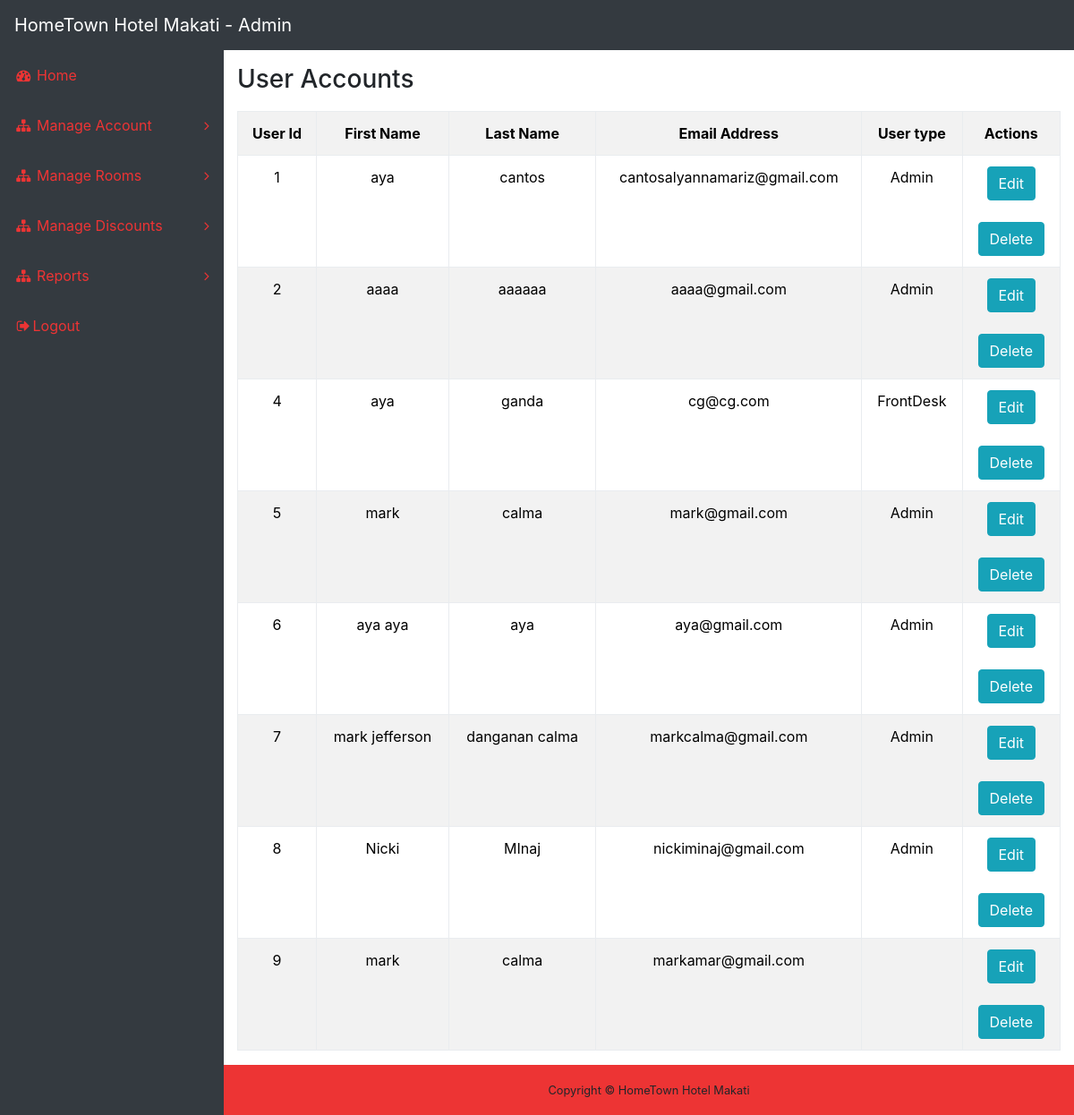
Page /AdminSide/adminusermodify.php on the earlier database version.
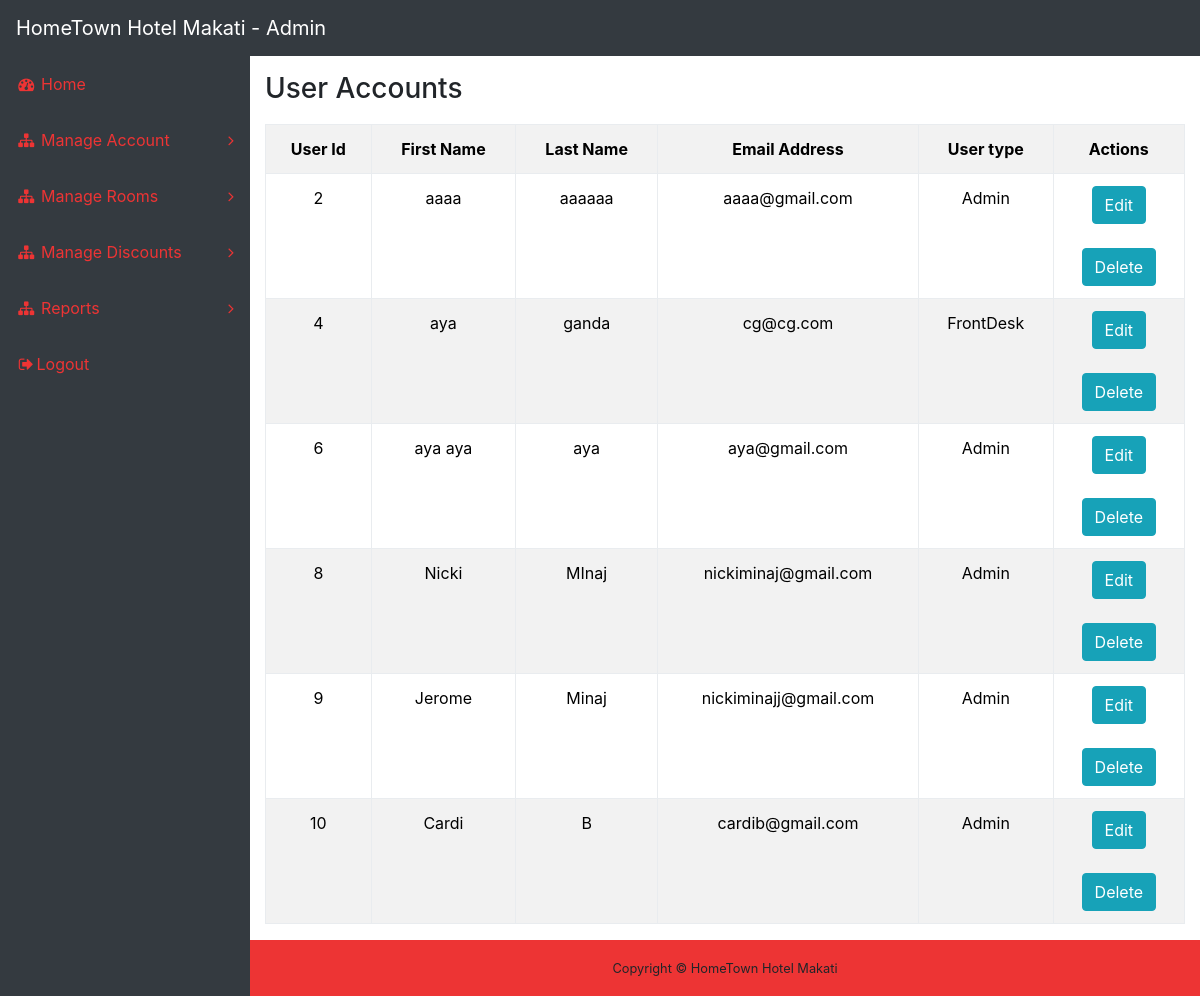
Same page on the later database version.
### tables this page shows
CREATE TABLE `adminuser_masterfile` (
  `user_id` int(11) NOT NULL,
  `User_firstname` varchar(255) NOT NULL,
  `User_lastname` varchar(255) NOT NULL,
  `email` varchar(255) NOT NULL,
  `admin_type` varchar(255) NOT NULL,
  `password` varchar(255) NOT NULL
);

### AdminSide/adminusermodify.php (the view, shortened to what this page needs)
<?php
  include_once 'headerAdmin.php';
	$sql = "SELECT * FROM adminuser_masterfile";
	$result = $conn->query($sql);
	if ($result->num_rows > 0) {
	    echo '<div class="container-fluid">
              <h3>User Accounts</h3>
				        <div class="table-responsive">
                  <table class="table table-bordered table-striped" id="dataTable" align="center">
                    <tr>
                      <th>User Id</th>
                      <th>First Name</th>
                      <th>Last Name</th>
                      <th>Email Address</th>
                      <th>User type</th>
                      <th>Actions</th>
                    </tr>';
                	    while($row = $result->fetch_assoc()) {
                	        echo "<tr>
                                  <td>" . $row["user_id"]. "</td>
                                  <td>" . $row["User_firstname"]. "</td>
                                  <td>" . $row["User_lastname"]. "</td>
                                  <td>" . $row["email"] . "</td>
                                  <td>" . $row["admin_type"] . "<td>
                                    <form method = 'POST' action = 'adminusermodify.php'>
                                      <input type ='hidden' value = '{$row['user_id']}' name = 'delete_id'>
                                      <button class = 'btn btn-info btn-xs edit_data' name = 'edit' type = 'button' data-toggle='modal' data-target='#editAdminUser'>Edit</button>
                                      <br><br>
                                      <button name = 'delete' class = 'btn btn-info btn-xs edit_data' type = 'submit'>Delete</button>
                                    </form>
                                  </td>";
                  	 }
                  	 echo
                  "</table>
                </div>
              </div>";
	}
?>
<!DOCTYPE html>
<html lang="en">
<head>
  <link href="vendor/bootstrap/css/bootstrap.min.css" rel="stylesheet">
  <link href="vendor/font-awesome/css/font-awesome.min.css" rel="stylesheet" type="text/css">
  <link href="css/sb-admin.css" rel="stylesheet">
</head>
<body>
</body>
</html>

### AdminSide/headerAdmin.php (shortened to what this page needs)
<!DOCTYPE html>
<html lang="en">
<head>
  <link href="vendor/bootstrap/css/bootstrap.min.css" rel="stylesheet">
  <link href="vendor/font-awesome/css/font-awesome.min.css" rel="stylesheet" type="text/css">
  <link href="css/sb-admin.css" rel="stylesheet">
</head>
<body class="fixed-nav sticky-footer bg-dark" id="page-top">
  <nav class="navbar navbar-expand-lg navbar-dark bg-dark fixed-top" id="mainNav">
    <a class="navbar-brand" href="index.php">HomeTown Hotel Makati - Admin</a>
    <div class="collapse navbar-collapse" id="navbarResponsive">
      <ul class="navbar-nav navbar-sidenav" id="exampleAccordion">
        <li class="nav-item" data-toggle="tooltip" data-placement="right" title="Dashboard">
          <a class="nav-link" href="index.php">
            <i class="fa fa-fw fa-dashboard"></i>
            <span class="nav-link-text">Home</span>
          </a>
        </li>
        <li class="nav-item" data-toggle="tooltip" data-placement="right" title="Menu Levels">
          <a class="nav-link nav-link-collapse collapsed" data-toggle="collapse" href="#collapseMulti22" data-parent="#exampleAccordion">
            <i class="fa fa-fw fa-sitemap"></i>
            <span class="nav-link-text">Manage Account</span>
          </a>
        </li>
        <li class="nav-item" data-toggle="tooltip" data-placement="right" title="Menu Levels">
          <a class="nav-link nav-link-collapse collapsed" data-toggle="collapse" href="#collapseMulti100" data-parent="#exampleAccordion">
            <i class="fa fa-fw fa-sitemap"></i>
            <span class="nav-link-text">Manage Rooms</span>
          </a>
            </li>
          </ul>
        <li class="nav-item" data-toggle="tooltip" data-placement="right" title="Menu Levels">
          <a class="nav-link nav-link-collapse collapsed" data-toggle="collapse" href="#collapseMulti10000" data-parent="#exampleAccordion">
            <i class="fa fa-fw fa-sitemap"></i>
            <span class="nav-link-text">Manage Discounts</span>
          </a>
        </li>
      <li class="nav-item" data-toggle="tooltip" data-placement="right" title="Menu Levels">
          <a class="nav-link nav-link-collapse collapsed" data-toggle="collapse" href="#collapseMulti100000" data-parent="#exampleAccordion">
            <i class="fa fa-fw fa-sitemap"></i>
            <span class="nav-link-text">Reports</span>
          </a>
        </li>
        <li class="nav-item">
          <a class="nav-link" data-toggle="modal" data-target="#exampleModal">
            <i class="fa fa-fw fa-sign-out"></i>Logout</a>
        </li>
    </div>
  </nav>
  <div class="content-wrapper">
    <div class="container-fluid">
    <footer class="sticky-footer">
      <div class="container">
        <div class="text-center">
          <small>Copyright © HomeTown Hotel Makati</small>
        </div>
      </div>
    </footer>
  </div>
</body>
</html>

### AdminSide/css/sb-admin.css (style rules this page uses)
html { position: relative; min-height: 100%; }
body { overflow-x: hidden; }
body.sticky-footer { margin-bottom: 56px; }
body.sticky-footer .content-wrapper { min-height: calc(100vh - 56px - 56px); }
body.fixed-nav { padding-top: 56px; }
.content-wrapper { min-height: calc(100vh - 56px); padding-top: 1rem; }
#mainNav .navbar-collapse { overflow: auto; max-height: 75vh; }
#mainNav .navbar-collapse .navbar-nav .nav-item .nav-link { cursor: pointer; }
#mainNav .navbar-collapse .navbar-sidenav .nav-link-collapse:after { float: right; content: '\f107'; font-family: 'FontAwesome'; }
#mainNav .navbar-collapse .navbar-sidenav .nav-link-collapse.collapsed:after { content: '\f105'; }
@media (min-width: 992px) { #mainNav .navbar-brand { width: 250px; } }
@media (min-width: 992px) { #mainNav .navbar-collapse { overflow: visible; max-height: none; } }
@media (min-width: 992px) { #mainNav .navbar-collapse .navbar-sidenav { position: absolute; top: 0; left: 0; overflow-x: hidden; overflow-y: auto; -webkit-flex-direction: column; -ms-flex-direction: column; flex-direction: column; margin-top: 56px; } }
@media (min-width: 992px) { #mainNav .navbar-collapse .navbar-sidenav > .nav-item { width: 250px; padding: 0; } }
@media (min-width: 992px) { #mainNav .navbar-collapse .navbar-sidenav > .nav-item > .nav-link { padding: 1em; } }
@media (min-width: 992px) { #mainNav.fixed-top .navbar-sidenav { height: calc(100vh - 112px); } }
.content-wrapper { overflow-x: hidden; background: white; }
@media (min-width: 992px) { .content-wrapper { margin-left: 250px; } }
#mainNav.navbar-dark .navbar-collapse .navbar-sidenav .nav-link-collapse:after { color: #ed3434; }
#mainNav.navbar-dark .navbar-collapse .navbar-sidenav > .nav-item > .nav-link { color: #ed3434; }
@media (min-width: 992px) { #mainNav.navbar-dark .navbar-collapse .navbar-sidenav { background: #343a40; } }
footer.sticky-footer { position: absolute; right: 0; bottom: 0; width: 100%; height: 56px; background-color: #ed3434; line-height: 55px; }
@media (min-width: 992px) { footer.sticky-footer { width: calc(100% - 250px); } }

### AdminSide/adminusermodify.php (style rules this page uses)
table { margin-top:10px; }
table { border-collapse: collapse; }
table, th, td { border: 2px solid black; text-align: center; }
table { color: black; }

Differences in the rows shown:
removed adminuser_masterfile: user_id "1", User_firstname "aya", User_lastname "cantos", email "cantosalyannamariz@gmail.com", admin_type "Admin"
removed adminuser_masterfile: user_id "5", User_firstname "mark", User_lastname "calma", email "mark@gmail.com", admin_type "Admin"
removed adminuser_masterfile: user_id "7", User_firstname "mark jefferson", User_lastname "danganan calma", email "markcalma@gmail.com", admin_type "Admin"
changed adminuser_masterfile id 9: User_firstname "mark" → "Jerome"; User_lastname "calma" → "Minaj"; email "markamar@gmail.com" → "nickiminajj@gmail.com"; admin_type (not shown) → "Admin"
added adminuser_masterfile: user_id "10", User_firstname "Cardi", User_lastname "B", email "cardib@gmail.com", admin_type "Admin"
